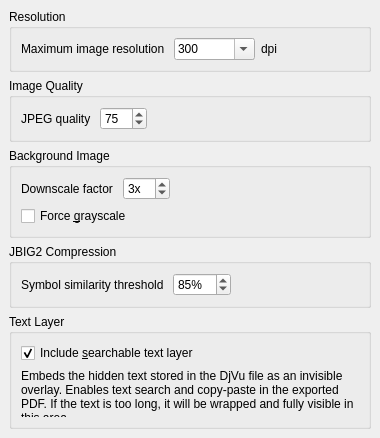
<ui version="4.0" >
 <class>QDjViewExportPdf</class>
 <widget class="QWidget" name="QDjViewExportPdf" >
  <property name="geometry" >
   <rect>
    <x>0</x>
    <y>0</y>
    <width>380</width>
    <height>320</height>
   </rect>
  </property>
  <property name="windowTitle" >
   <string>Form</string>
  </property>
  <layout class="QVBoxLayout" >
   <property name="margin" >
    <number>9</number>
   </property>
   <property name="spacing" >
    <number>6</number>
   </property>
   <item>
    <widget class="QGroupBox" name="resolutionGroupBox" >
     <property name="title" >
      <string>Resolution</string>
     </property>
     <layout class="QHBoxLayout" >
      <property name="margin" >
       <number>9</number>
      </property>
      <property name="spacing" >
       <number>6</number>
      </property>
      <item>
       <widget class="QLabel" name="dpiLabel" >
        <property name="text" >
         <string>Maximum image resolution </string>
        </property>
       </widget>
      </item>
      <item>
       <widget class="QComboBox" name="dpiComboBox" >
        <property name="editable" >
         <bool>true</bool>
        </property>
        <item><property name="text"><string>72</string></property></item>
        <item><property name="text"><string>150</string></property></item>
        <item><property name="text"><string>300</string></property></item>
        <item><property name="text"><string>600</string></property></item>
        <item><property name="text"><string>1200</string></property></item>
        <item><property name="text"><string>Custom...</string></property></item>
        <property name="currentIndex" >
         <number>2</number>
        </property>
       </widget>
      </item>
      <item>
       <widget class="QLabel" name="dpiUnitLabel" >
        <property name="text" >
         <string>dpi</string>
        </property>
       </widget>
      </item>
      <item>
       <spacer>
        <property name="orientation" >
         <enum>Qt::Horizontal</enum>
        </property>
        <property name="sizeHint" >
         <size>
          <width>5</width>
          <height>5</height>
         </size>
        </property>
       </spacer>
      </item>
     </layout>
    </widget>
   </item>
   <item>
    <widget class="QGroupBox" name="qualityGroupBox" >
     <property name="title" >
      <string>Image Quality</string>
     </property>
     <layout class="QHBoxLayout" >
      <property name="margin" >
       <number>9</number>
      </property>
      <property name="spacing" >
       <number>6</number>
      </property>
      <item>
       <widget class="QLabel" name="jpegLabel" >
        <property name="text" >
         <string>JPEG quality </string>
        </property>
       </widget>
      </item>
      <item>
       <widget class="QSpinBox" name="jpegQualitySpinBox" >
        <property name="maximum" >
         <number>100</number>
        </property>
        <property name="minimum" >
         <number>1</number>
        </property>
        <property name="value" >
         <number>75</number>
        </property>
       </widget>
      </item>
      <item>
       <spacer>
        <property name="orientation" >
         <enum>Qt::Horizontal</enum>
        </property>
        <property name="sizeHint" >
         <size>
          <width>5</width>
          <height>5</height>
         </size>
        </property>
       </spacer>
      </item>
     </layout>
    </widget>
   </item>
   <item>
    <widget class="QGroupBox" name="bgGroupBox" >
     <property name="title" >
      <string>Background Image</string>
     </property>
     <layout class="QVBoxLayout" >
      <property name="margin" >
       <number>9</number>
      </property>
      <property name="spacing" >
       <number>6</number>
      </property>
      <item>
       <layout class="QHBoxLayout" >
        <item>
         <widget class="QLabel" name="bgScaleLabel" >
          <property name="text" >
           <string>Downscale factor </string>
          </property>
         </widget>
        </item>
        <item>
         <widget class="QSpinBox" name="bgScaleSpinBox" >
          <property name="suffix" >
           <string>x</string>
          </property>
          <property name="maximum" >
           <number>12</number>
          </property>
          <property name="minimum" >
           <number>1</number>
          </property>
          <property name="value" >
           <number>3</number>
          </property>
         </widget>
        </item>
        <item>
         <spacer>
          <property name="orientation" >
           <enum>Qt::Horizontal</enum>
          </property>
          <property name="sizeHint" >
           <size>
            <width>5</width>
            <height>5</height>
           </size>
          </property>
         </spacer>
        </item>
       </layout>
      </item>
      <item>
       <widget class="QCheckBox" name="forceGrayscaleCheckBox" >
        <property name="text" >
         <string>Force &amp;grayscale</string>
        </property>
       </widget>
      </item>
     </layout>
    </widget>
   </item>
   <item>
    <widget class="QGroupBox" name="jbig2GroupBox" >
     <property name="title" >
      <string>JBIG2 Compression</string>
     </property>
     <layout class="QHBoxLayout" >
      <property name="margin" >
       <number>9</number>
      </property>
      <property name="spacing" >
       <number>6</number>
      </property>
      <item>
       <widget class="QLabel" name="jbig2ThreshLabel" >
        <property name="text" >
         <string>Symbol similarity threshold </string>
        </property>
       </widget>
      </item>
      <item>
       <widget class="QSpinBox" name="jbig2ThreshSpinBox" >
        <property name="suffix" >
         <string>%</string>
        </property>
        <property name="maximum" >
         <number>100</number>
        </property>
        <property name="minimum" >
         <number>50</number>
        </property>
        <property name="value" >
         <number>85</number>
        </property>
       </widget>
      </item>
      <item>
       <spacer>
        <property name="orientation" >
         <enum>Qt::Horizontal</enum>
        </property>
        <property name="sizeHint" >
         <size>
          <width>5</width>
          <height>5</height>
         </size>
        </property>
       </spacer>
      </item>
     </layout>
    </widget>
   </item>
   <item>
    <widget class="QGroupBox" name="textLayerGroupBox" >
     <property name="title" >
      <string>Text Layer</string>
     </property>
     <layout class="QVBoxLayout" >
      <property name="margin" >
       <number>9</number>
      </property>
      <property name="spacing" >
       <number>6</number>
      </property>
      <item>
       <widget class="QCheckBox" name="textLayerCheckBox" >
        <property name="text" >
         <string>Include &amp;searchable text layer</string>
        </property>
        <property name="checked" >
         <bool>true</bool>
        </property>
       </widget>
      </item>
      <item>
       <widget class="QLabel" name="textLayerLabel" >
        <property name="text" >
         <string>&lt;html&gt;Embeds the hidden text stored in the DjVu file as an invisible overlay. Enables text search and copy-paste in the exported PDF. If the text is too long, it will be wrapped and fully visible in this area.&lt;/html&gt;</string>
        </property>
        <property name="wordWrap" >
         <bool>true</bool>
        </property>
        <property name="enabled" >
         <bool>true</bool>
        </property>
        <property name="minimumSize" >
         <size>
          <width>0</width>
          <height>48</height>
         </size>
        </property>
        <property name="sizePolicy" >
         <sizepolicy hsizetype="Preferred" vsizetype="MinimumExpanding" >
          <horstretch>0</horstretch>
          <verstretch>0</verstretch>
         </sizepolicy>
        </property>
       </widget>
      </item>
     </layout>
    </widget>
   </item>
   <item>
    <spacer>
     <property name="orientation" >
      <enum>Qt::Vertical</enum>
     </property>
     <property name="sizeHint" >
      <size>
       <width>5</width>
       <height>5</height>
      </size>
     </property>
    </spacer>
   </item>
  </layout>
 </widget>
</ui>
